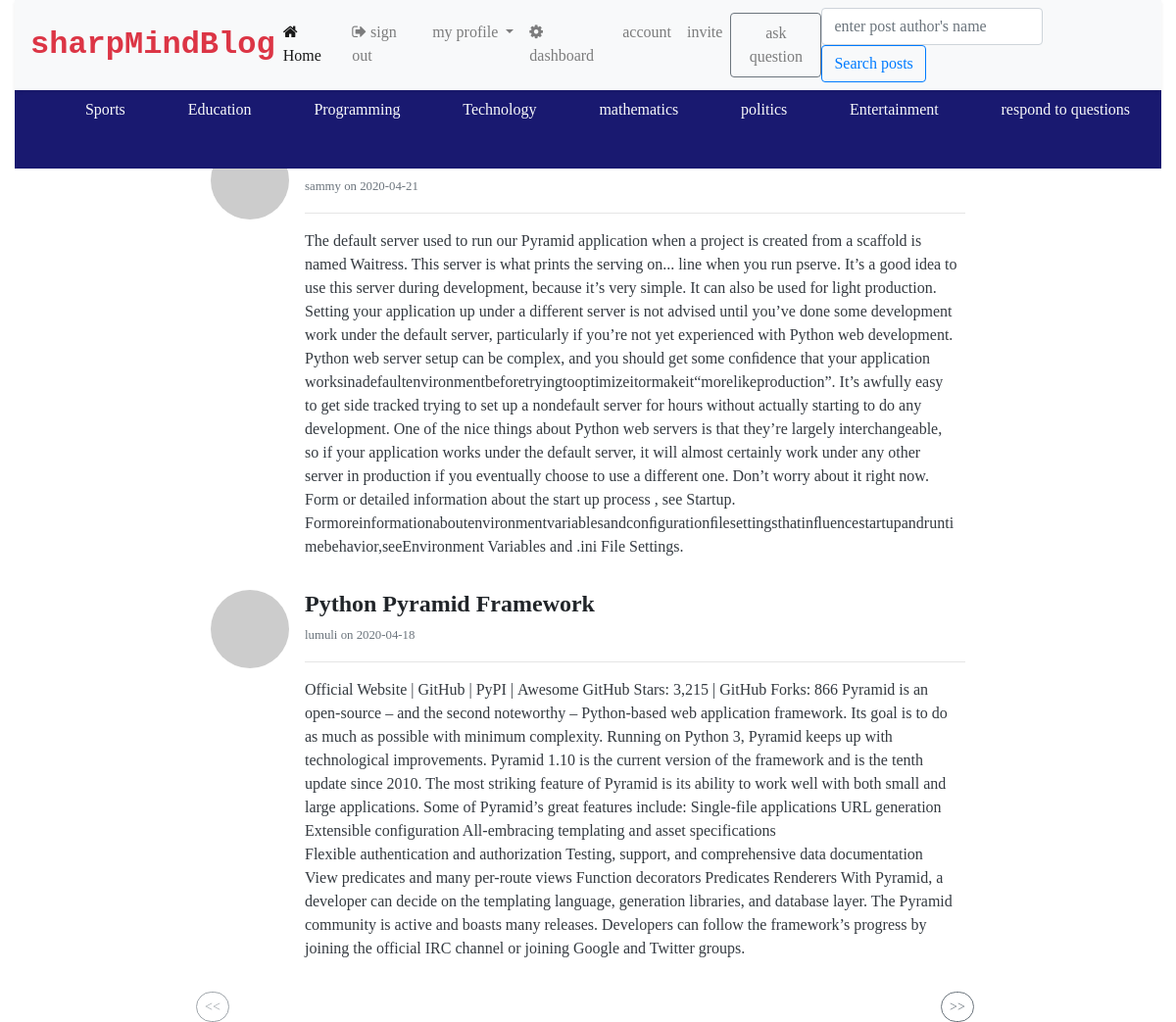
/users/posts/programming (signed in), run on an earlier commit of the app's database.
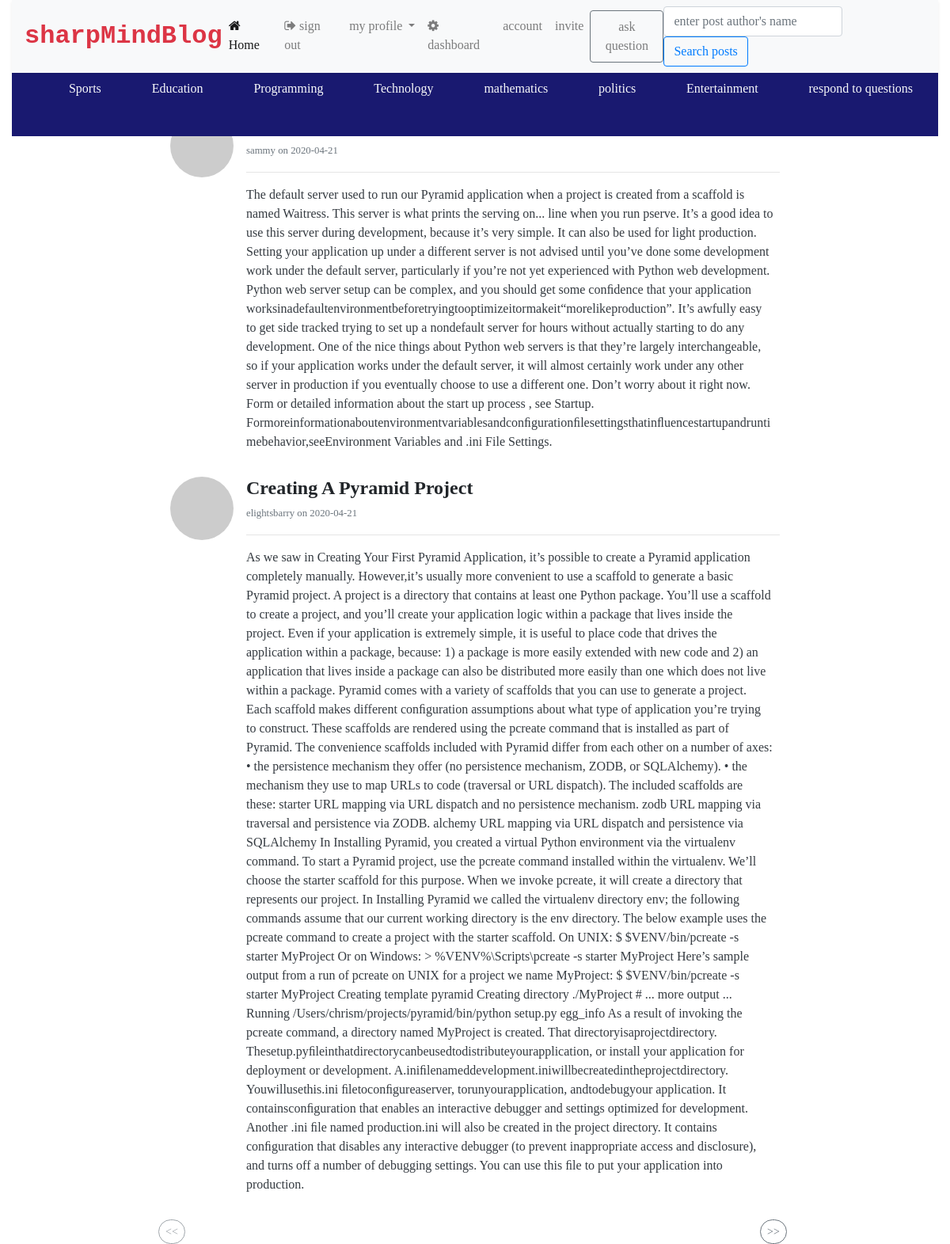
And on a later commit of the database.
### src/models/__init__.py (models this page shows, shortened)
class Posts(db.Model):
    id = db.Column(db.Integer, primary_key=True)
    title = db.Column(db.Text, nullable=False)
    post = db.Column(db.Text, nullable=False)
    date = db.Column(db.String(200), default=datetime.today().date)
    upvote = db.Column(db.Integer, default=0)
    category = db.Column(db.String, nullable=False)
    user_id = db.Column(db.ForeignKey('user.id'))

class User(db.Model):
    id = db.Column(db.Integer, primary_key=True)
    name = db.Column(db.String(200), nullable=False)
    hobby = db.Column(db.String(200), nullable=False)
    email = db.Column(db.String(200), nullable=False)
    url = db.Column(db.String(200), nullable=False)
    password = db.Column(db.String(120), nullable=False)
    Admin = db.Column(db.Boolean, default=False)
    occupation = db.Column(db.String(120), nullable=False)
    location = db.Column(db.String(120), nullable=False)
    author = db.relationship('Posts', backref='author', lazy=True)

### src/views/__init__.py (the view)
@views_blueprint.route('/posts/programming')
def programming():
    if 'username' in session:
        page = request.args.get('page', type=int)
        post = Posts.query.filter_by(category='programming').order_by(Posts.date.desc()).paginate(page=page, per_page=2)
        user = User.query.filter_by(name=session['username']).first()
        c = []
        for letter in user.email:
            c.append(letter)
        d = c[0]
        count = Posts.query.filter_by(user_id=user.id).count()
        return render_template('category/programming.html', post=post, user=user, count=count, d=d, title='programming')
    else:
        return redirect(url_for('users.login'))

### src/views/__init__.py (called while the page is built)
@views_blueprint.before_request
def before_request():
    g.user = None
    if 'username' in session:
        g.user = session['username']

### src/templates/category/programming.html (shortened to what this page needs)
{% extends "public/main.html"%} {% block body %}
<div class="container-fluid mb-5 position-absolute" style="top: 8em">
    <div class="row">
        <div class="col-lg-2">
        </div>
        <div class="col-lg-8 col-md-12">
             {%for post in post.items%}
            <ul class="list-unstyled mt-3" style="background-color: white;">
                <li class="media ">
                    <img src="https://gravatar.com/avatar/{{post.author.url}}?s=80&d=monsterid" class="mr-3 rounded-circle " alt="... ">
                    <div class="media-body">
                        <h4 class="mt-0 mb-1 text-capitalize font-weight-bold ">{{post.title}}</h4>
                        <small class="text text-muted">{{post.author.name}} on {{post.date}}</small>
                        <hr>
                        <p class="text text-dark mr-2 text-break ">{{post.post}}</p>
                    </div>
                </li>
            </ul>
            {%endfor%} {% if post.has_prev%}
            <a href="{{url_for( 'users.programming', page=post.prev_num)}} " class="btn btn-outline-secondary btn-sm" style="border-radius: 50px; position: relative; left: 0%;">&lt;&lt;</a> {%else%}
            <a href="{{url_for( 'users.programming', page=post.prev_num)}} " class="btn btn-outline-secondary btn-sm disabled" style="border-radius: 50px; position: absolute; left: 0%;">&lt;&lt;</a> {%endif%} {%if post.has_next%}
            <a href="{{url_for( 'users.programming', page=post.next_num)}} " class="btn btn-outline-secondary btn-sm " style="border-radius: 50px; position: absolute; left: 95%;">&gt;&gt;</a> {%else%}
            <a href="{{url_for( 'users.programming', page=post.next_num)}} " class="btn btn-outline-secondary btn-sm disabled " style="border-radius: 50px; position: absolute; left: 95%;">&gt;&gt;</a> {%endif%}
        </div>
        <div class="col-lg-2 ">
        </div>
    </div>
</div>
{% endblock body %}

What changed in the data, as far as the page shows it:
no longer on this page (row edited): Posts: title "Python Pyramid Framework", author.name "lumuli", date "2020-04-18", post "Official Website | GitHub | PyPI | Awesome GitHub Stars: 3,215 | GitHub Forks: 866 Pyramid is an open-source – and the second noteworthy – Python-based web application framework. Its goal is to do as much as possible with minimum complexity. Running on Python 3, Pyramid keeps up with technological improvements. Pyramid 1.10 is the current version of the framework and is the tenth update since 2010. The most striking feature of Pyramid is its ability to work well with both small and large applications. Some of Pyramid’s great features include: Single-file applications URL generation Extensible configuration All-embracing templating and asset specifications Flexible authentication and…"
added Posts: title "Creating A Pyramid Project", author.name "elightsbarry", date "2020-04-21", post "As we saw in Creating Your First Pyramid Application, it’s possible to create a Pyramid application completely manually. However,it’s usually more convenient to use a scaffold to generate a basic Pyramid project. A project is a directory that contains at least one Python package. You’ll use a scaffold to create a project, and you’ll create your application logic within a package that lives inside the project. Even if your application is extremely simple, it is useful to place code that drives the application within a package, because: 1) a package is more easily extended with new code and 2) an application that lives inside a package can also be distributed more easily than one which does…"
